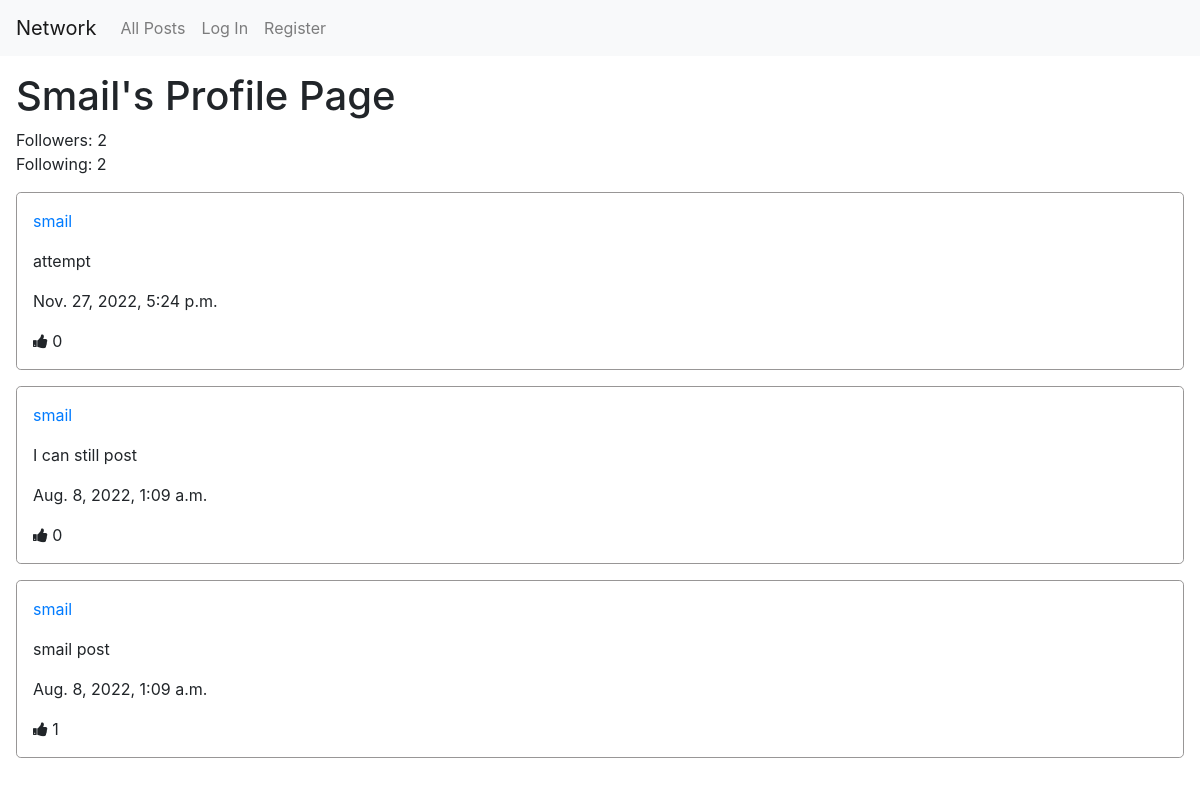
The page /profile/smail/ on the database as committed earlier.
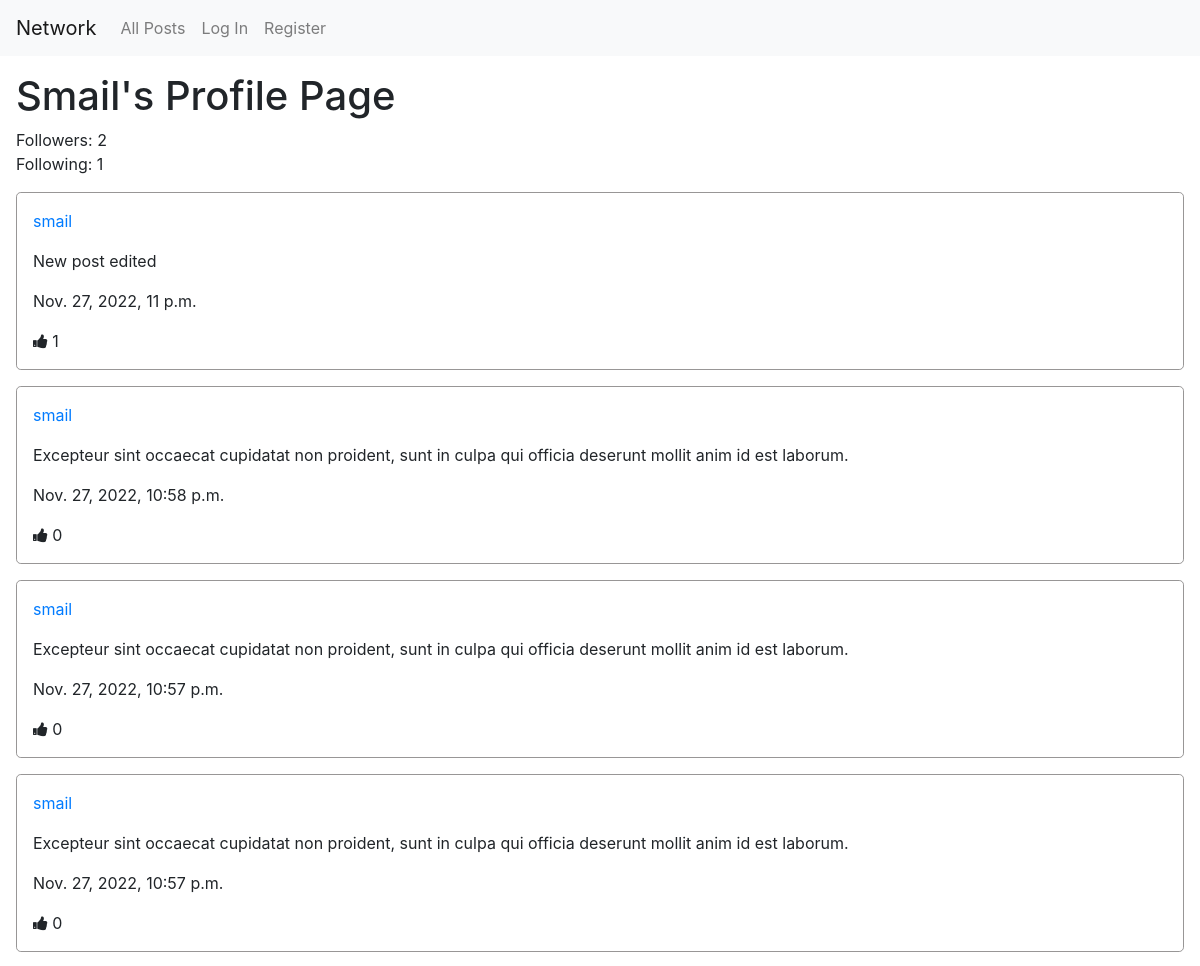
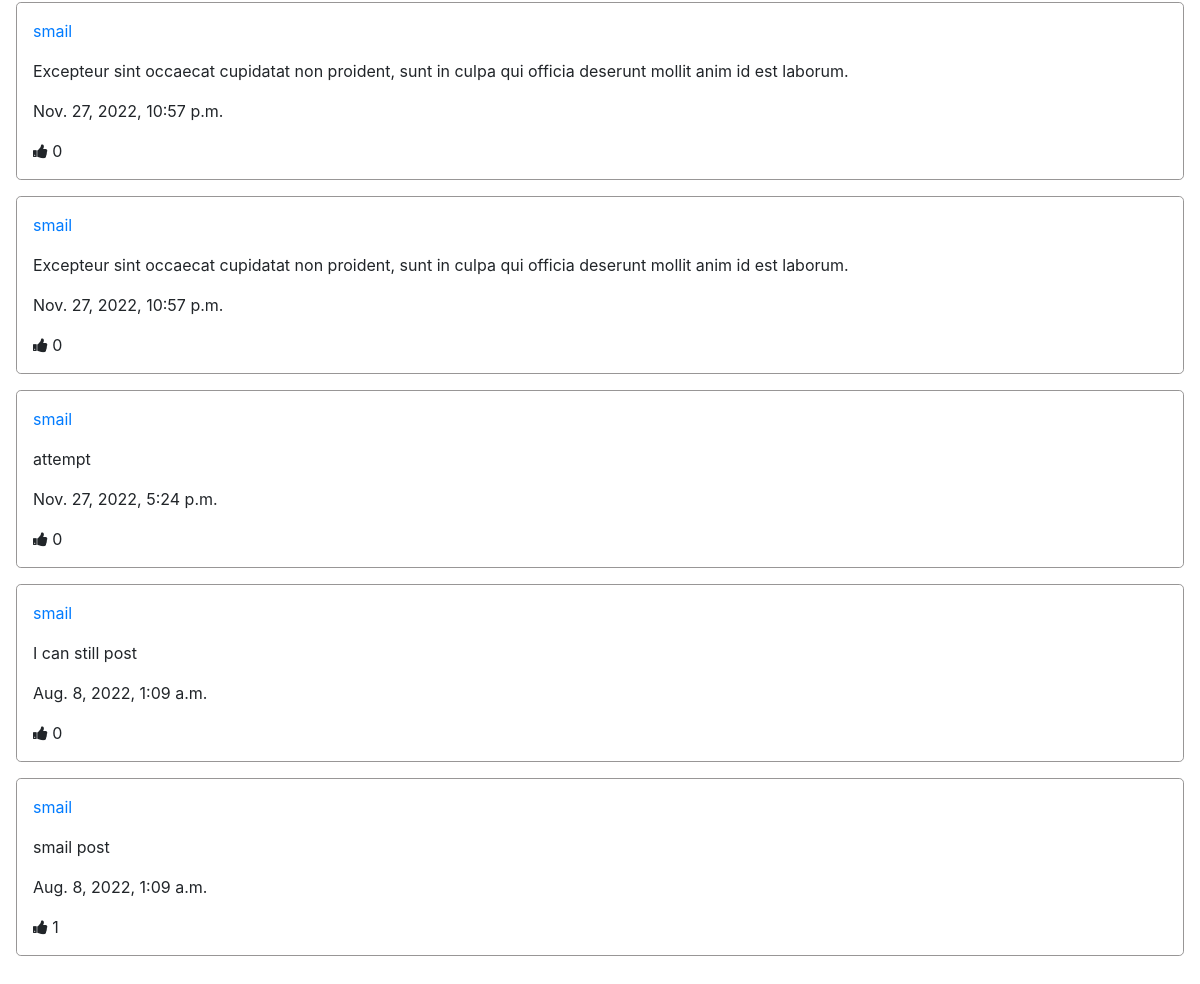
The same page on the database as committed later (2 pictures, top to bottom).
### network/models.py (models this page shows, shortened)
class Post(models.Model):
    user = models.ForeignKey("User", on_delete=models.CASCADE)
    content = models.TextField(blank=False)
    timestamp = models.DateTimeField(auto_now_add=True)
    def get_likes(self):
        return self.likes.all()
    def get_users_that_liked(self):
        users = []
        likes = self.likes.all()
        for like in list(likes):
            users.append(like.user)
        return users

class User(AbstractUser):
    pass

class Like(models.Model):
    user = models.ForeignKey("User", on_delete=models.CASCADE)
    post = models.ForeignKey("Post", on_delete=models.CASCADE, related_name="likes")

### network/views.py (the view)
# urls.py: path("profile/<str:username>/", views.profile_view, name="profile"),
def profile_view(request, username):
    profile_owner = User.objects.get(username=username)
    followers = profile_owner.followers.all() # need all to find if to follow or not
    following = profile_owner.following.count()
    posts = Post.objects.all().filter(user=profile_owner).order_by('-timestamp')
    paginator = Paginator(posts, 10) # Show 10 posts per page.
    page_number = request.GET.get('page')
    page_obj = paginator.get_page(page_number)
    context = {'posts' : posts,
                'page_obj' : page_obj,
                'followers': followers,
                'following': following,
                'user_profile': profile_owner
            }
    if request.user.is_authenticated:
        follower = User.objects.get(pk=request.user.id)
        is_following = followers.filter(user=follower).exists()
        context['is_following'] = is_following
    return render(request, 'network/profile.html', context)

### network/templates/network/profile.html (shortened to what this page needs)
{% extends "network/layout.html" %}
{% load static %}
{% block page_title %}
    <h1>{{ user_profile.username | capfirst }}'s Profile Page</h1>
{% endblock page_title %}
{% block user_info %}
    <div class="user_info">
        <div>
            Followers: {{ followers | length }}
        </div>
        <div>
            Following: {{ following }}
        </div>
    </div>
{% endblock user_info %}

### network/templates/network/layout.html (shortened to what this page needs)
{% load static %}
<!DOCTYPE html>
<html lang="en">
    <head>
        <link rel="stylesheet" href="https://cdnjs.cloudflare.com/ajax/libs/font-awesome/4.7.0/css/font-awesome.min.css">
        <link rel="stylesheet" href="https://stackpath.bootstrapcdn.com/bootstrap/4.4.1/css/bootstrap.min.css">
        <link href="{% static 'network/styles.css' %}" rel="stylesheet">
    </head>
    <body>
        <nav class="navbar navbar-expand-lg navbar-light bg-light">
            <a class="navbar-brand" href="{% url 'index' %}">Network</a>
            <div>
              <ul class="navbar-nav mr-auto">
                <li class="nav-item">
                  <a class="nav-link" href="{% url 'index' %}">All Posts</a>
                </li>
                {% if user.is_authenticated %}
                    <li class="nav-item">
                        <a class="nav-link" href="{% url 'following' %}">Following</a>
                    </li>
                    <li class="nav-item">
                        <a class="nav-link" href="{% url 'logout' %}">Log Out</a>
                    </li>
                {% else %}
                    <li class="nav-item">
                        <a class="nav-link" href="{% url 'login' %}">Log In</a>
                    </li>
                    <li class="nav-item">
                        <a class="nav-link" href="{% url 'register' %}">Register</a>
                    </li>
                {% endif %}
              </ul>
            </div>
          </nav>
        <div class="body">
            {% block page_title %}{% endblock page_title %}
            {% block user_info %}{% endblock user_info %}
            {% block posts %}
                <div id="posts">
                    {% for post in page_obj %}
                        <div class="post-div" id="{{ post.id }}">
                            <p><a href="{% url 'profile' post.user %}">{{ post.user}}</a></p>
                            <p id="content">{{ post.content }}</p>
                            <p> {{ post.timestamp }}</p>
                            {% if user in post.get_users_that_liked %}
                                <div>
                                    <i id="like" data-liked="true" class="fa fa-thumbs-up fa-thumbs-down"></i>
                                    <span>{{ post.get_likes | length }}</span>
                                </div>
                            {% else %}
                                <div>
                                    <i id="like" data-liked="false" class="fa fa-thumbs-up"></i>
                                    <span>{{ post.get_likes | length }}</span>
                                </div>
                            {% endif %}
                        </div>
                    {% endfor %}
                </div>
            {% endblock posts %}
            {% block pagination %}
                <nav aria-label="Posts pages">
                    <ul class="pagination">
                    </ul>
                </nav>
            {% endblock pagination %}
        </div>
    </body>
</html>

Rows that differ between the two databases and show on the page:
added Post: user "smail", content "New post edited", timestamp "Nov. 27, 2022, 11 p.m.", get_likes|length "1"
added Post: user "smail", content "Excepteur sint occaecat cupidatat non proident, sunt in culpa qui officia deserunt mollit anim id est laborum.", timestamp "Nov. 27, 2022, 10:58 p.m.", get_likes|length "0"
added Post: user "smail", content "Excepteur sint occaecat cupidatat non proident, sunt in culpa qui officia deserunt mollit anim id est laborum.", timestamp "Nov. 27, 2022, 10:57 p.m.", get_likes|length "0"
added Post: user "smail", content "Excepteur sint occaecat cupidatat non proident, sunt in culpa qui officia deserunt mollit anim id est laborum.", timestamp "Nov. 27, 2022, 10:57 p.m.", get_likes|length "0"
added Post: user "smail", content "Excepteur sint occaecat cupidatat non proident, sunt in culpa qui officia deserunt mollit anim id est laborum.", timestamp "Nov. 27, 2022, 10:57 p.m.", get_likes|length "0"
added Post: user "smail", content "Excepteur sint occaecat cupidatat non proident, sunt in culpa qui officia deserunt mollit anim id est laborum.", timestamp "Nov. 27, 2022, 10:57 p.m.", get_likes|length "0"
Other text that changed with them:
{{ following }}: "2" → "1"
